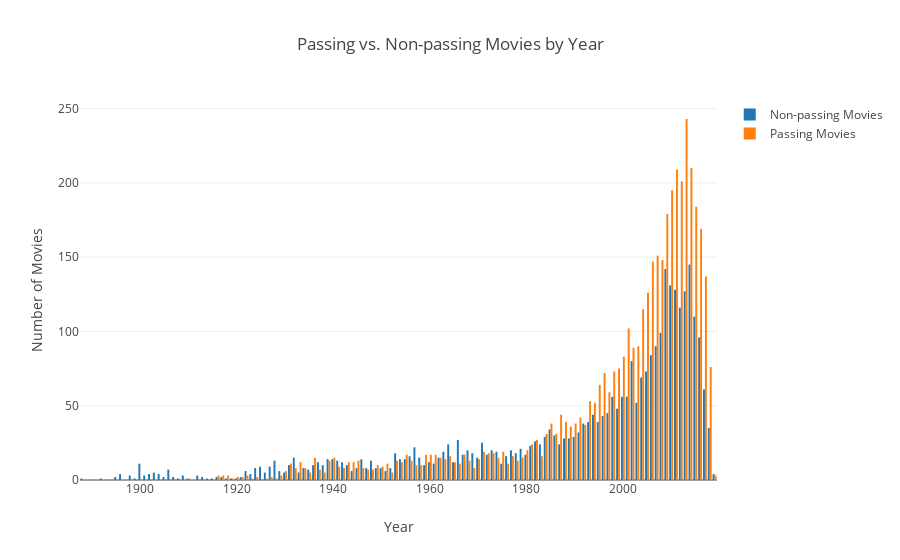

The code cell stored with this chart in its notebook:
### Code cell
trace0 = go.Bar(
    x=[year for year in non_passing_by_year.index],
    y=[count for count in non_passing_by_year.values],
    name='Non-passing Movies'    
)

trace1 = go.Bar(
    x=[year for year in passing_by_year.index],
    y=[count for count in passing_by_year.values],
    name='Passing Movies'    
)

data = [trace0, trace1]    
layout = go.Layout(
    title="Passing vs. Non-passing Movies by Year", 
    xaxis=dict(title="Year"), 
    yaxis=dict(title="Number of Movies"),
    barmode='group'
)

fig = go.Figure(data=data, layout=layout)
iplot(fig)

### Figure 1 — Plotly figure (JSON) as saved in the notebook; plotly's stock layout.template omitted (floating-point values rounded to 4 significant figures)
{"data": [{"name": "Non-passing Movies", "type": "bar", "uid": "17ca8add-4747-4a4d-9b40-6e2a871d167f", "x": [1888, 1892, 1895, 1896, 1898, 1899, 1900, 1901, 1902, 1903, 1904, 1905, 1906, 1907, 1908, 1909, 1910, 1912, 1913, 1914, 1915, 1916, 1917, 1918, 1919, 1920, 1921, 1922, 1923, 1924, 1925, 1926, 1927, 1928, 1929, 1930, 1931, 1932, 1933, 1934, 1935, 1936, 1937, 1938, 1939, 1940, 1941, 1942, 1943, 1944, 1945, 1946, 1947, 1948, 1949, 1950, 1951, 1952, 1953, 1954, 1955, 1956, 1957, 1958, 1959, 1960, 1961, 1962, 1963, 1964, 1965, 1966, 1967, 1968, 1969, 1970, 1971, 1972, 1973, 1974, 1975, 1976, 1977, 1978, 1979, 1980, 1981, 1982, 1983, 1984, 1985, 1986, 1987, 1988, 1989, 1990, 1991, 1992, 1993, 1994, 1995, 1996, 1997, 1998, 1999, 2000, 2001, 2002, 2003, 2004, 2005, 2006, 2007, 2008, 2009, 2010, 2011, 2012, 2013, 2014, 2015, 2016, 2017, 2018, 2019], "y": [1, 1, 2, 4, 3, 1, 11, 3, 4, 5, 4, 2, 7, 2, 1, 3, 1, 3, 2, 1, 1, 2, 2, 1, 1, 1, 2, 6, 4, 8, 9, 5, 9, 13, 6, 5, 10, 15, 5, 8, 7, 10, 12, 10, 14, 14, 13, 12, 10, 6, 8, 14, 8, 13, 8, 8, 6, 8, 18, 14, 14, 16, 22, 15, 10, 12, 11, 15, 19, 24, 12, 27, 17, 20, 18, 15, 25, 17, 20, 19, 11, 16, 20, 18, 21, 17, 23, 26, 24, 29, 34, 30, 24, 28, 28, 29, 32, 38, 39, 44, 39, 43, 45, 56, 48, 56, 56, 80, 52, 69, 73, 84, 90, 99, 142, 131, 128, 116, 127, 145, 110, 96, 61, 35, 4]}, {"name": "Passing Movies", "type": "bar", "uid": "2eb5f775-075e-4443-afa3-be11a4996ae7", "x": [1910, 1916, 1917, 1918, 1919, 1920, 1921, 1922, 1923, 1924, 1926, 1927, 1928, 1929, 1930, 1931, 1932, 1933, 1934, 1935, 1936, 1937, 1938, 1939, 1940, 1941, 1942, 1943, 1944, 1945, 1946, 1947, 1948, 1949, 1950, 1951, 1952, 1953, 1954, 1955, 1956, 1957, 1958, 1959, 1960, 1961, 1962, 1963, 1964, 1965, 1966, 1967, 1968, 1969, 1970, 1971, 1972, 1973, 1974, 1975, 1976, 1977, 1978, 1979, 1980, 1981, 1982, 1983, 1984, 1985, 1986, 1987, 1988, 1989, 1990, 1991, 1992, 1993, 1994, 1995, 1996, 1997, 1998, 1999, 2000, 2001, 2002, 2003, 2004, 2005, 2006, 2007, 2008, 2009, 2010, 2011, 2012, 2013, 2014, 2015, 2016, 2017, 2018, 2019], "y": [1, 3, 3, 3, 1, 2, 2, 3, 1, 2, 1, 2, 1, 3, 6, 11, 8, 12, 8, 5, 15, 7, 5, 13, 15, 9, 8, 12, 12, 13, 8, 7, 7, 10, 9, 11, 5, 13, 12, 17, 13, 10, 10, 17, 17, 17, 15, 14, 16, 12, 11, 17, 13, 8, 14, 19, 18, 18, 15, 19, 11, 16, 13, 15, 20, 24, 27, 16, 31, 38, 31, 44, 39, 36, 38, 42, 37, 53, 52, 64, 72, 59, 73, 75, 83, 102, 89, 90, 115, 126, 147, 151, 148, 179, 195, 209, 201, 243, 210, 184, 169, 137, 76, 3]}], "layout": {"autosize": true, "barmode": "group", "title": {"text": "Passing vs. Non-passing Movies by Year"}, "xaxis": {"autorange": true, "range": [1888.0, 2020.0], "title": {"text": "Year"}, "type": "linear"}, "yaxis": {"autorange": true, "range": [0, 255.8], "title": {"text": "Number of Movies"}, "type": "linear"}}}
